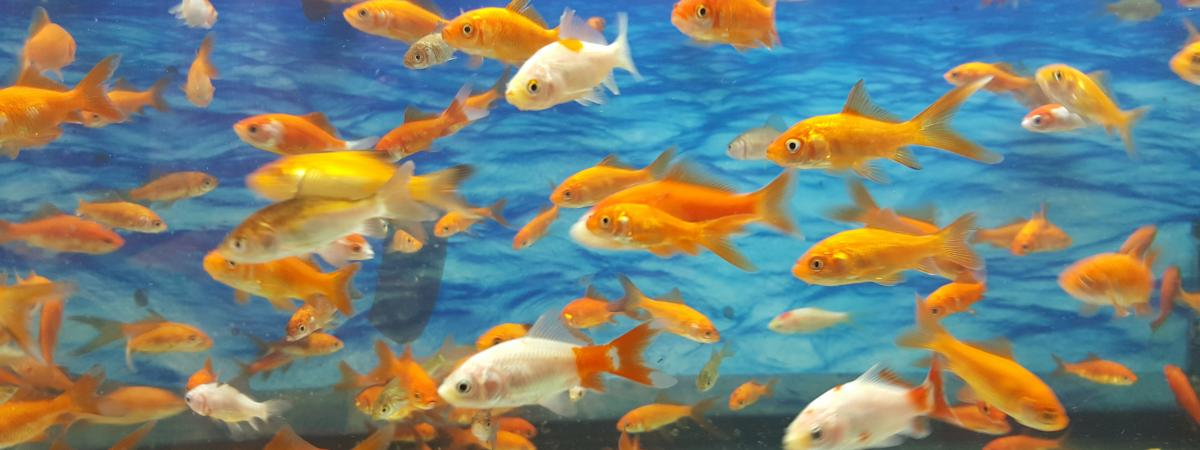
#> input picture image/ressources/poissons.jpg, 1200 x 450 px, found by its file name
$ python intro_images.py
#> lines starting #> are read from the running program, lines starting #| are printed output that depends on the picture
# -*- coding: utf-8 -*-
"""
Created on Fri Mar  6 10:08:34 2020

@author: keush
"""

import matplotlib.pyplot as plt
from skimage import io
from skimage.color import rgb2hsv
from skimage.color import yuv2rgb
from skimage import util

im = io.imread('ressources/images/poissons.jpg')
#> im is the input picture: shape (450, 1200, 3); mean R, G, B 118.9, 130.5, 120.7
plt.imshow(im,cmap=plt.cm.gray,vmin=30, vmax=200)
plt.show()

inverted_img = util.invert(im)
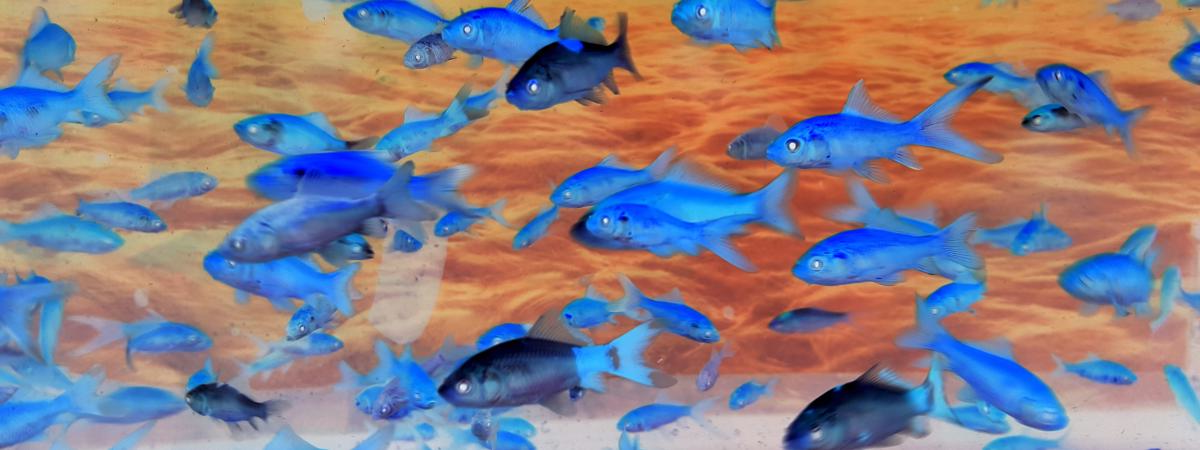
#> inverted_img: shape (450, 1200, 3); mean R, G, B 136.1, 124.5, 134.3
plt.imshow(inverted_img,cmap=plt.cm.gray,vmin=30, vmax=200)
plt.show()

hsv_img = rgb2hsv(im)
#> hsv_img: shape (450, 1200, 3) float64; mean of channels 0, 1, 2 0.359, 0.542, 0.661
hue_img = hsv_img[:, :, 0]
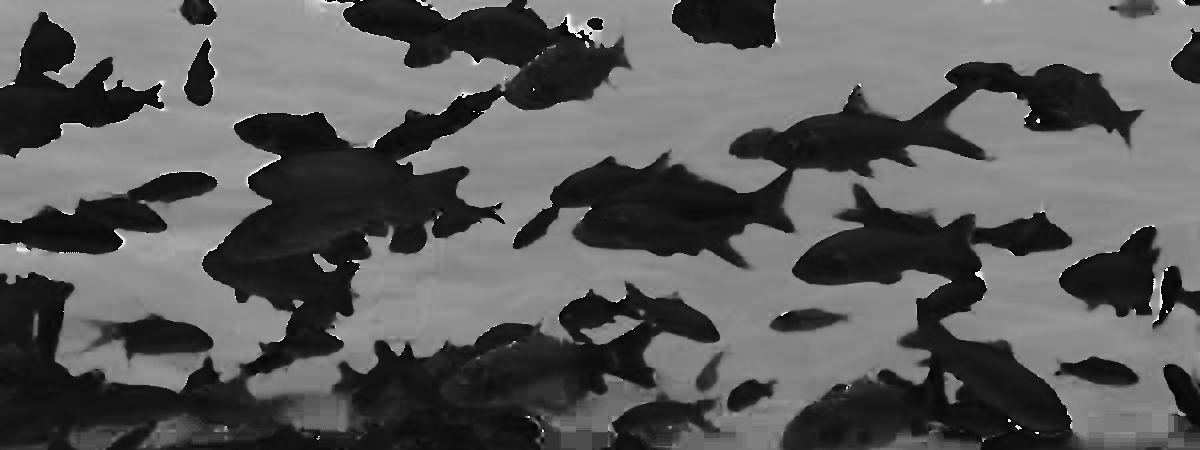
#> hue_img: shape (450, 1200) float64; min 0, max 0.997, mean 0.359
value_img = hsv_img[:, :, 2]
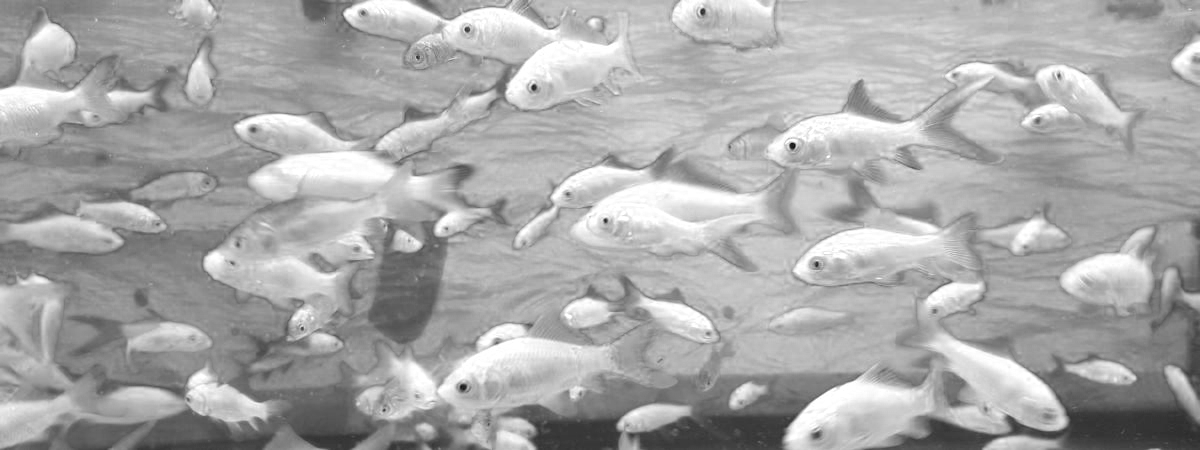
#> value_img: shape (450, 1200) float64; min 0.0667, max 1, mean 0.661

fig, (ax0, ax1, ax2) = plt.subplots(ncols=3, figsize=(8, 2))

ax0.imshow(im)
ax0.set_title("RGB image")
ax0.axis('off')
ax1.imshow(hue_img, cmap='hsv')
ax1.set_title("Hue channel")
ax1.axis('off')
ax2.imshow(value_img)
ax2.set_title("Value channel")
ax2.axis('off')

fig.tight_layout()

yuv_img=yuv2rgb(im)
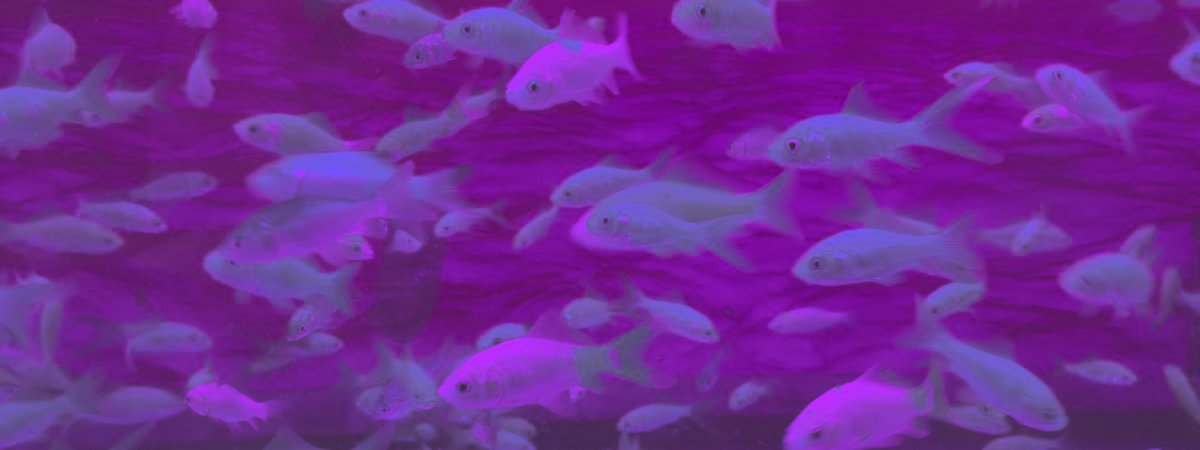
#> yuv_img: shape (450, 1200, 3) float64; mean R, G, B 1.01, -0.0105, 1.51; drawn with min black and max white
value_img=yuv_img[:,:,2]
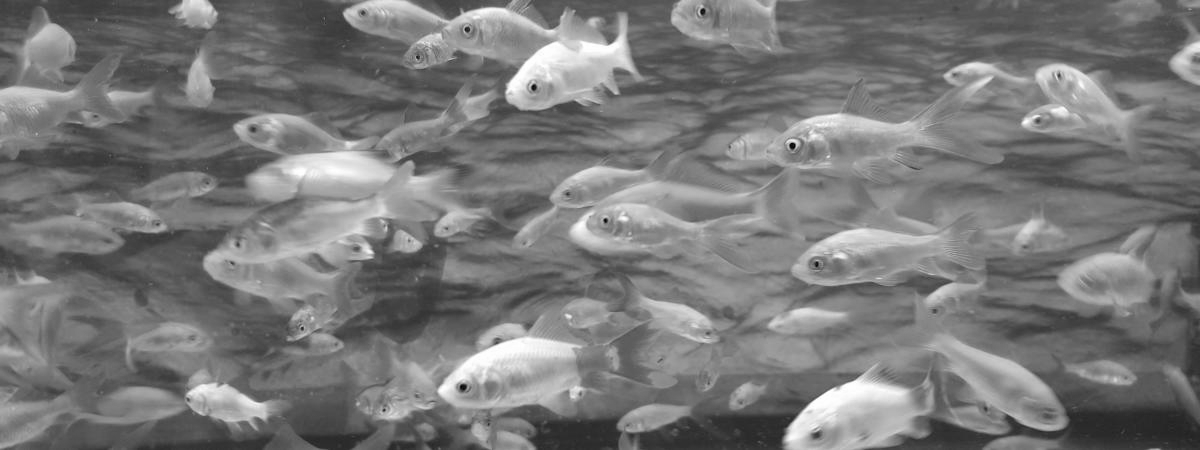
#> value_img: shape (450, 1200) float64; min 0.126, max 3.03, mean 1.51; drawn with min black and max white
plt.imshow(value_img)

$ run again, with image/ressources/chat.jpg copied over image/ressources/poissons.jpg
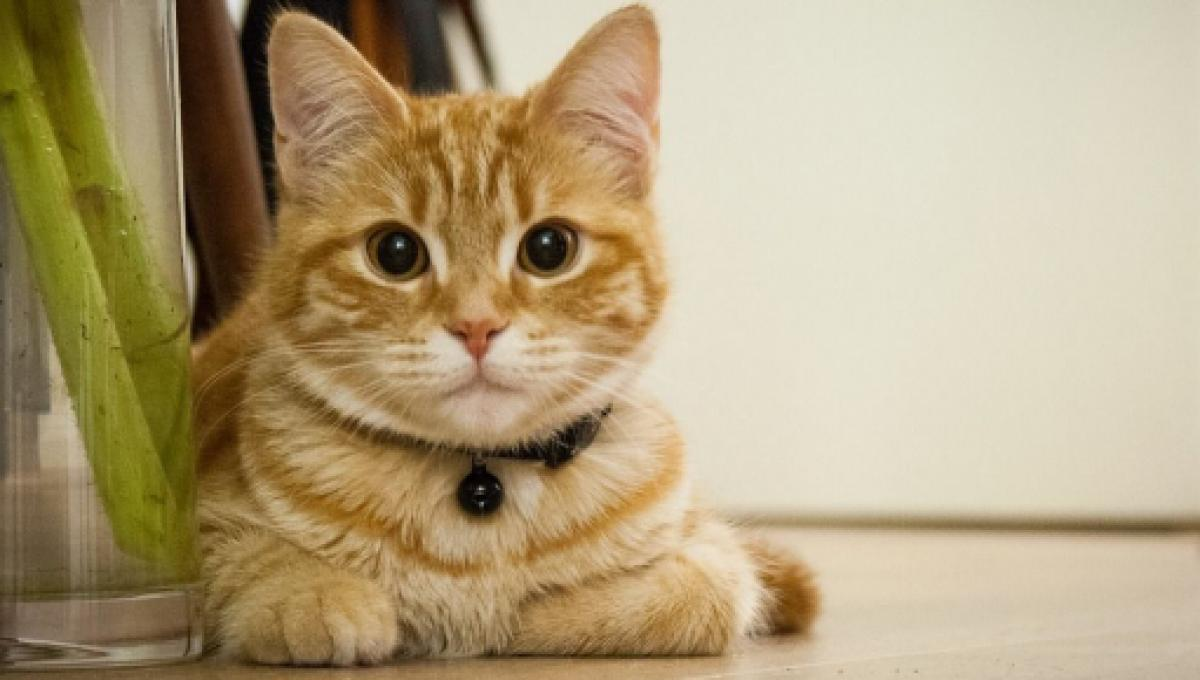
#> input picture image/ressources/chat.jpg, 1200 x 680 px, found by its file name
#> im is the input picture: shape (680, 1200, 3); mean R, G, B 178, 160.3, 124.7
#> hsv_img: shape (680, 1200, 3) float64; mean of channels 0, 1, 2 0.116, 0.362, 0.698
#> `yuv_img=yuv2rgb(im)`:
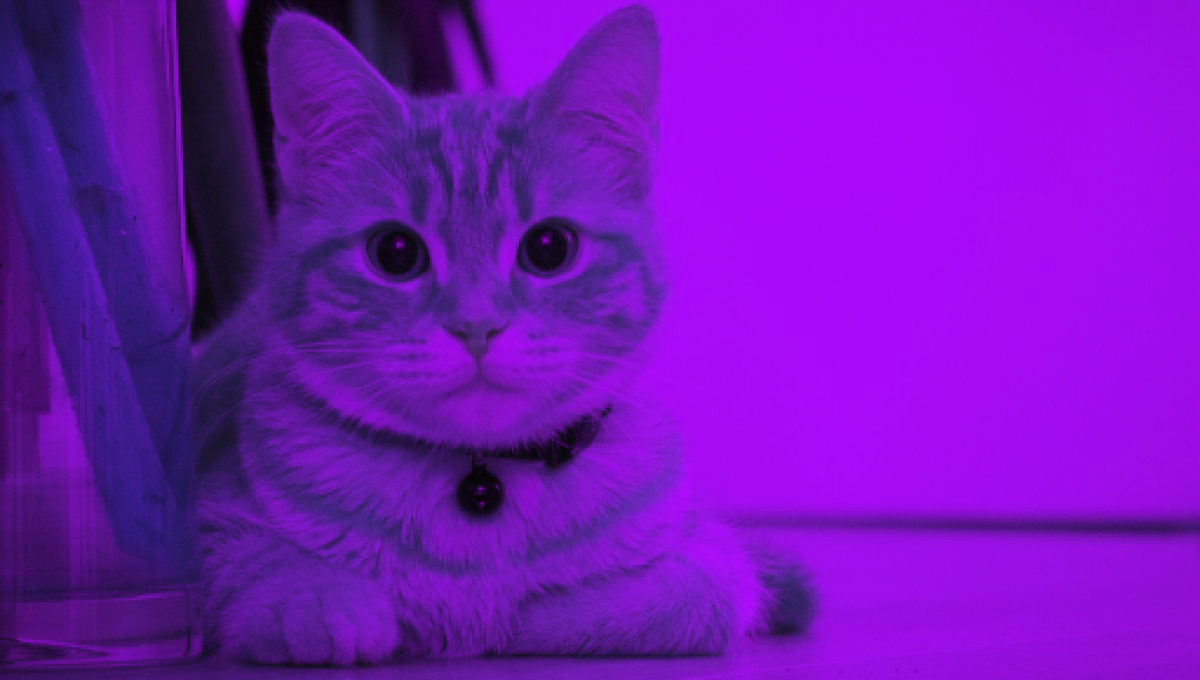
#> yuv_img: shape (680, 1200, 3) float64; mean R, G, B 1.26, 0.166, 1.98; drawn with min black and max white
#> `value_img=yuv_img[:,:,2]`:
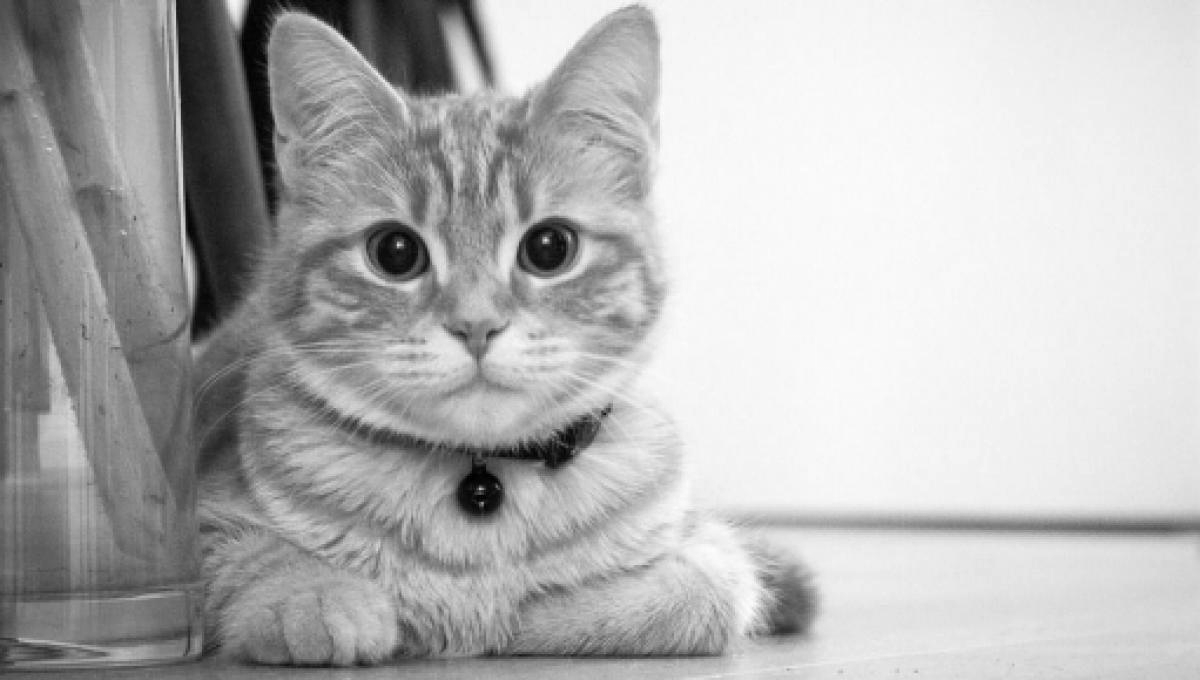
#> value_img: shape (680, 1200) float64; min 0.00392, max 2.77, mean 1.98; drawn with min black and max white

$ run again, with image/ressources/raton_laveur.jpg copied over image/ressources/poissons.jpg
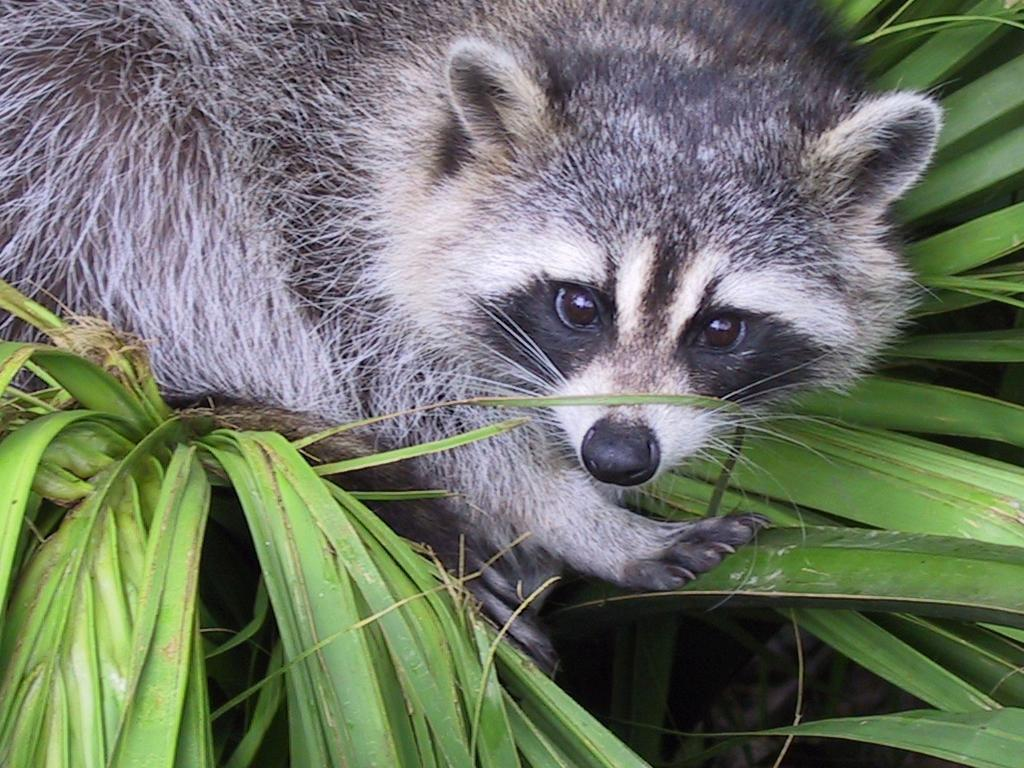
#> input picture image/ressources/raton_laveur.jpg, 1024 x 768 px, found by its file name
#> im is the input picture: shape (768, 1024, 3); mean R, G, B 110.7, 117.7, 102.1
#> hsv_img: shape (768, 1024, 3) float64; mean of channels 0, 1, 2 0.495, 0.271, 0.494
#> `yuv_img=yuv2rgb(im)`:
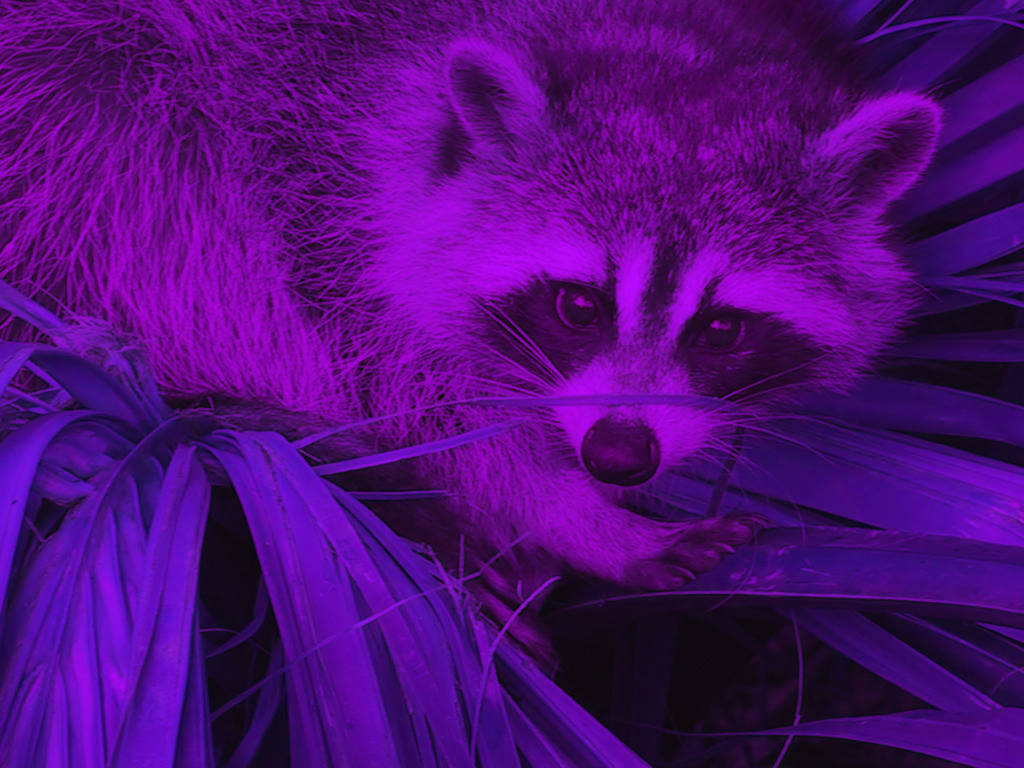
#> yuv_img: shape (768, 1024, 3) float64; mean R, G, B 0.89, 0.0193, 1.37; drawn with min black and max white
#> `value_img=yuv_img[:,:,2]`:
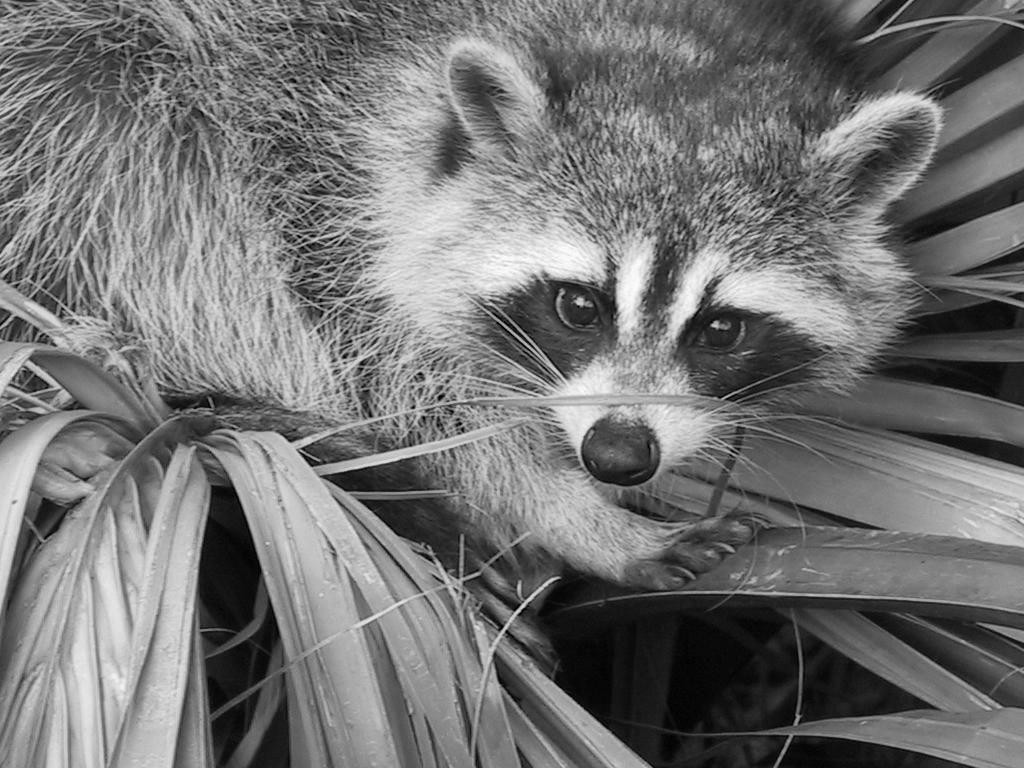
#> value_img: shape (768, 1024) float64; min -1.68e-10, max 3.01, mean 1.37; drawn with min black and max white
